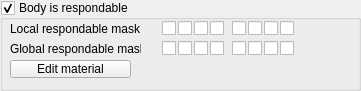
  <widget class="QGroupBox" name="qqRespondable">
   <property name="geometry">
    <rect>
     <x>10</x>
     <y>10</y>
     <width>361</width>
     <height>91</height>
    </rect>
   </property>
   <property name="title">
    <string>Body is respondable</string>
   </property>
   <property name="flat">
    <bool>false</bool>
   </property>
   <property name="checkable">
    <bool>true</bool>
   </property>
   <property name="checked">
    <bool>true</bool>
   </property>
   <widget class="QCheckBox" name="a_8">
    <property name="geometry">
     <rect>
      <x>280</x>
      <y>20</y>
      <width>16</width>
      <height>17</height>
     </rect>
    </property>
    <property name="focusPolicy">
     <enum>Qt::StrongFocus</enum>
    </property>
    <property name="text">
     <string/>
    </property>
   </widget>
   <widget class="QCheckBox" name="a_12">
    <property name="geometry">
     <rect>
      <x>210</x>
      <y>40</y>
      <width>16</width>
      <height>17</height>
     </rect>
    </property>
    <property name="focusPolicy">
     <enum>Qt::StrongFocus</enum>
    </property>
    <property name="text">
     <string/>
    </property>
   </widget>
   <widget class="QCheckBox" name="a_9">
    <property name="geometry">
     <rect>
      <x>162</x>
      <y>40</y>
      <width>16</width>
      <height>17</height>
     </rect>
    </property>
    <property name="focusPolicy">
     <enum>Qt::StrongFocus</enum>
    </property>
    <property name="text">
     <string/>
    </property>
   </widget>
   <widget class="QCheckBox" name="a_11">
    <property name="geometry">
     <rect>
      <x>194</x>
      <y>40</y>
      <width>16</width>
      <height>17</height>
     </rect>
    </property>
    <property name="focusPolicy">
     <enum>Qt::StrongFocus</enum>
    </property>
    <property name="text">
     <string/>
    </property>
   </widget>
   <widget class="QCheckBox" name="a_4">
    <property name="geometry">
     <rect>
      <x>210</x>
      <y>20</y>
      <width>16</width>
      <height>17</height>
     </rect>
    </property>
    <property name="focusPolicy">
     <enum>Qt::StrongFocus</enum>
    </property>
    <property name="text">
     <string/>
    </property>
   </widget>
   <widget class="QCheckBox" name="a_5">
    <property name="geometry">
     <rect>
      <x>232</x>
      <y>20</y>
      <width>16</width>
      <height>17</height>
     </rect>
    </property>
    <property name="focusPolicy">
     <enum>Qt::StrongFocus</enum>
    </property>
    <property name="text">
     <string/>
    </property>
   </widget>
   <widget class="QCheckBox" name="a_14">
    <property name="geometry">
     <rect>
      <x>248</x>
      <y>40</y>
      <width>16</width>
      <height>17</height>
     </rect>
    </property>
    <property name="focusPolicy">
     <enum>Qt::StrongFocus</enum>
    </property>
    <property name="text">
     <string/>
    </property>
   </widget>
   <widget class="QCheckBox" name="a_13">
    <property name="geometry">
     <rect>
      <x>232</x>
      <y>40</y>
      <width>16</width>
      <height>17</height>
     </rect>
    </property>
    <property name="focusPolicy">
     <enum>Qt::StrongFocus</enum>
    </property>
    <property name="text">
     <string/>
    </property>
   </widget>
   <widget class="QLabel" name="label">
    <property name="geometry">
     <rect>
      <x>10</x>
      <y>20</y>
      <width>131</width>
      <height>18</height>
     </rect>
    </property>
    <property name="text">
     <string>Local respondable mask</string>
    </property>
   </widget>
   <widget class="QCheckBox" name="a_1">
    <property name="geometry">
     <rect>
      <x>162</x>
      <y>20</y>
      <width>16</width>
      <height>17</height>
     </rect>
    </property>
    <property name="focusPolicy">
     <enum>Qt::StrongFocus</enum>
    </property>
    <property name="text">
     <string/>
    </property>
   </widget>
   <widget class="QCheckBox" name="a_7">
    <property name="geometry">
     <rect>
      <x>264</x>
      <y>20</y>
      <width>16</width>
      <height>17</height>
     </rect>
    </property>
    <property name="focusPolicy">
     <enum>Qt::StrongFocus</enum>
    </property>
    <property name="text">
     <string/>
    </property>
   </widget>
   <widget class="QCheckBox" name="a_3">
    <property name="geometry">
     <rect>
      <x>194</x>
      <y>20</y>
      <width>16</width>
      <height>17</height>
     </rect>
    </property>
    <property name="focusPolicy">
     <enum>Qt::StrongFocus</enum>
    </property>
    <property name="text">
     <string/>
    </property>
   </widget>
   <widget class="QCheckBox" name="a_2">
    <property name="geometry">
     <rect>
      <x>178</x>
      <y>20</y>
      <width>16</width>
      <height>17</height>
     </rect>
    </property>
    <property name="focusPolicy">
     <enum>Qt::StrongFocus</enum>
    </property>
    <property name="text">
     <string/>
    </property>
   </widget>
   <widget class="QCheckBox" name="a_15">
    <property name="geometry">
     <rect>
      <x>264</x>
      <y>40</y>
      <width>16</width>
      <height>17</height>
     </rect>
    </property>
    <property name="focusPolicy">
     <enum>Qt::StrongFocus</enum>
    </property>
    <property name="text">
     <string/>
    </property>
   </widget>
   <widget class="QCheckBox" name="a_16">
    <property name="geometry">
     <rect>
      <x>280</x>
      <y>40</y>
      <width>16</width>
      <height>17</height>
     </rect>
    </property>
    <property name="focusPolicy">
     <enum>Qt::StrongFocus</enum>
    </property>
    <property name="text">
     <string/>
    </property>
   </widget>
   <widget class="QCheckBox" name="a_6">
    <property name="geometry">
     <rect>
      <x>248</x>
      <y>20</y>
      <width>16</width>
      <height>17</height>
     </rect>
    </property>
    <property name="focusPolicy">
     <enum>Qt::StrongFocus</enum>
    </property>
    <property name="text">
     <string/>
    </property>
   </widget>
   <widget class="QCheckBox" name="a_10">
    <property name="geometry">
     <rect>
      <x>178</x>
      <y>40</y>
      <width>16</width>
      <height>17</height>
     </rect>
    </property>
    <property name="focusPolicy">
     <enum>Qt::StrongFocus</enum>
    </property>
    <property name="text">
     <string/>
    </property>
   </widget>
   <widget class="QLabel" name="label_2">
    <property name="geometry">
     <rect>
      <x>10</x>
      <y>40</y>
      <width>131</width>
      <height>18</height>
     </rect>
    </property>
    <property name="text">
     <string>Global respondable mask</string>
    </property>
   </widget>
   <widget class="QToolButton" name="qqAdjustEngineProperties">
    <property name="geometry">
     <rect>
      <x>10</x>
      <y>60</y>
      <width>121</width>
      <height>18</height>
     </rect>
    </property>
    <property name="focusPolicy">
     <enum>Qt::StrongFocus</enum>
    </property>
    <property name="text">
     <string>Edit material</string>
    </property>
   </widget>
  </widget>
